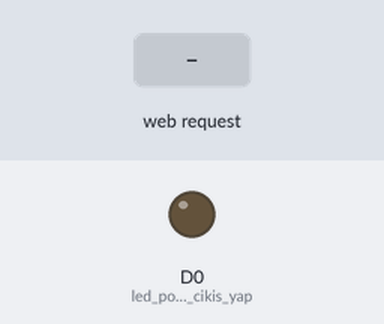
A sketch run on a simulated ESP8266 (NodeMCU). On the bench: output pins drawn as LEDs (lit = HIGH). The inputs (shaded band) are chosen by the test bench. What the sketch prints to the serial monitor is not drawn.

Above: at 3.2 s.
3.3 s: HTTP request GET /ledyak received
At 4.5 s:
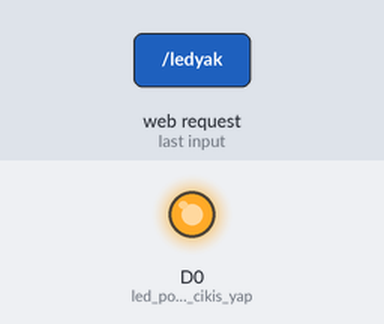
4.8 s: HTTP request GET /ledson received
At 5.7 s:
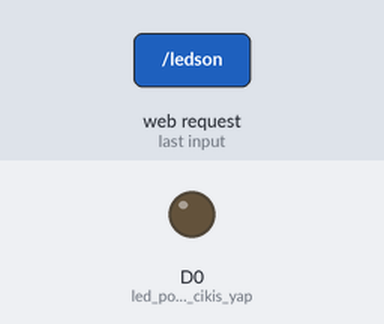
Timing chart, 0 to 7.8 s (numbered marks = the images above; inputs shaded):
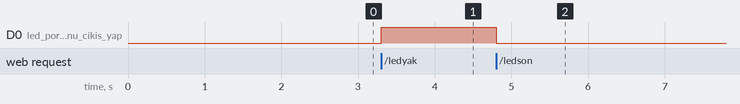

Measured:
- after the input at 3.3 s, D0 (led_portunu_cikis_yap): LOW → HIGH at once
- after the input at 4.8 s, D0 (led_portunu_cikis_yap): HIGH → LOW at once

The sketch:

ornek11_AP_WEB_Temp.ino
```cpp
 // ESP modlununu erisim noktasi olarak ayarla ve uzerinde WEB sunucu calistir
#include <dht11.h>          // dht11 kütüphanesini ekliyoruz.
#define DHT11PIN D1         // DHT11PIN olarak Dijital 1'yi belirliyoruz.
#include <ESP8266WiFi.h>
#include <WiFiClient.h>
#include <ESP8266WebServer.h>

const char *ssid = "ESP8266";       // olusturulan wifi aginin adi
const char *password = "12345678";  // olusturulan wifi aginin sifresi

float sicaklik=0.0, nem=0.0;

dht11 DHT11;                    // DHT11 nesnesi olusturuluyor
ESP8266WebServer sunucu(80);    // sunucu nesnensini olusturup, 80 portunu kullan
//************************************************************
void setup() {
  pinMode(D0,OUTPUT);               // led portunu cikis yap
  Serial.begin(9600);               // seri portu baslat
  delay(2000);                      // 2sn bekleme
  Serial.println("Erisim noktasi baslatiliyor...");
  WiFi.softAP(ssid, password);      // soft access point i baslat

  IPAddress myIP = WiFi.softAPIP(); // acces point in IP adresini goster
  Serial.print("AP IP address: ");  // acces point in IP adresini goster
  Serial.println(myIP);             // acces point in IP adresini goster

  sunucu.on("/", anasayfa);         // 192.168.4.1 adresi ki bu yukarida cikan adres
                                    // tiklaninca anasyfa foksiyonunu calistir

  sunucu.on("/ledyak",led_yak);     // 192.168.4.1/ledyak adresi tiklaninca led_yak fonskiyonunu cagir
  sunucu.on("/ledson",led_son);     // 192.168.4.1/ledson adresi tiklaninca led_son fonskiyonunu cagir

  sunucu.begin();                   // sunucuyu baslat
  Serial.println("HTTP sunucusu basladi");

  digitalWrite(D0, LOW);            // baslangic durumu led sonuk
}
//************************************************************
void loop() {
  sunucu.handleClient();            // sunucuya baglanan istemcileri karsila
}
//************************************************************
void anasayfa()
{ // html sayfa hazirlaniyor, istemcilere gonderiliyor
  sicaklik_olc();               // sicakligi olc, html sayfasina ekle asagida
  String sayfa="<!doctype html>";
  sayfa+="<html>";
  sayfa+="<head>";
  sayfa+="<title> Sekme Basligi </title>";
  sayfa+="</head>";
  sayfa+="<body>";
  sayfa+="<h1> Sicaklik degeri "+ String(sicaklik) + "</h1>";
  sayfa+="<h1> Nem degeri "+ String(nem) + "</h1>";
  sayfa+="</body>";
  sayfa+="</html>";
  sunucu.send(200, "text/html", sayfa);
}
//************************************************************
void led_yak()
{ // html sayfa hazirlaniyor, istemcilere gonderiliyor
  sunucu.send(200, "text/html", "<h1>LED yandi</h1>");
  digitalWrite(D0,HIGH);    // ledi yak
}
//************************************************************
void led_son()
{ // html sayfa hazirlaniyor, istemcilere gonderiliyor
  sunucu.send(200, "text/html", "<h1>LED sondu</h1>");
  digitalWrite(D0,LOW);     // ledi sondur
}
//**************** sicaklik olcumu ********************
void sicaklik_olc()
{
  DHT11.read(DHT11PIN);       // sicaklik sensorunu oku
  sicaklik=DHT11.temperature; // sicaklik degerini sicaklik degiskenine ata
  nem=DHT11.humidity;         // nem degerini nem degiskenine ata
  delay(200);                 // 200ms bekle
}
```
